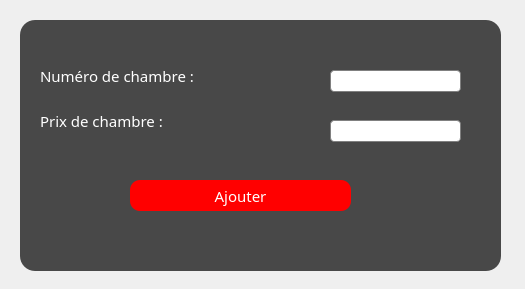
<?xml version="1.0" encoding="UTF-8"?>
<ui version="4.0">
 <class>AjoutChambre</class>
 <widget class="QDialog" name="AjoutChambre">
  <property name="geometry">
   <rect>
    <x>0</x>
    <y>0</y>
    <width>525</width>
    <height>289</height>
   </rect>
  </property>
  <property name="windowTitle">
   <string>Hotel</string>
  </property>
  <property name="windowIcon">
   <iconset resource="image.qrc">
    <normaloff>:/projetimages/projetimages/e.png</normaloff>:/projetimages/projetimages/e.png</iconset>
  </property>
  <property name="styleSheet">
   <string notr="true">

QLineEdit
{

    border: 1px solid gray;
    border-radius: 4px;
    padding: 1px 18px 1px 3px;
    min-width: 6em;
}
QDialog#AjoutChambre
{
	
	background-image: url(:/projetimages/projetimages/a.jpg);

}
*{
font-family:centry gothlic ;
font-size:15px;
}
QWidget#widget
{

	background:rgba(0,0,0,0.7);
border-radius:15px;
}


QPushButton
 {
     background-color: red;

     border-radius: 10px;

 }

#label{
color:white;
background:transparent;

}

#label_2{
color:white;
background:transparent;

}


QPushButton
{
color:white;

border-raduis:15px;
}
QPushButton#ajouterch_btn:hover
{

	color:white;
border-radius:15px;
background:rgb(255, 85, 127);
}
</string>
  </property>
  <widget class="QWidget" name="widget" native="true">
   <property name="geometry">
    <rect>
     <x>20</x>
     <y>20</y>
     <width>481</width>
     <height>251</height>
    </rect>
   </property>
   <widget class="QPushButton" name="ajouterch_btn">
    <property name="geometry">
     <rect>
      <x>110</x>
      <y>160</y>
      <width>221</width>
      <height>31</height>
     </rect>
    </property>
    <property name="text">
     <string>Ajouter</string>
    </property>
   </widget>
   <widget class="QLineEdit" name="prixchaj_txt">
    <property name="geometry">
     <rect>
      <x>310</x>
      <y>100</y>
      <width>131</width>
      <height>22</height>
     </rect>
    </property>
   </widget>
   <widget class="QLabel" name="label">
    <property name="geometry">
     <rect>
      <x>20</x>
      <y>40</y>
      <width>271</width>
      <height>31</height>
     </rect>
    </property>
    <property name="text">
     <string>Numéro de chambre :</string>
    </property>
   </widget>
   <widget class="QLabel" name="label_2">
    <property name="geometry">
     <rect>
      <x>20</x>
      <y>80</y>
      <width>271</width>
      <height>41</height>
     </rect>
    </property>
    <property name="text">
     <string>Prix de chambre :</string>
    </property>
   </widget>
   <widget class="QLineEdit" name="numchaj_txt">
    <property name="geometry">
     <rect>
      <x>310</x>
      <y>50</y>
      <width>131</width>
      <height>22</height>
     </rect>
    </property>
   </widget>
  </widget>
 </widget>
 <resources>
  <include location="image.qrc"/>
 </resources>
 <connections/>
</ui>
